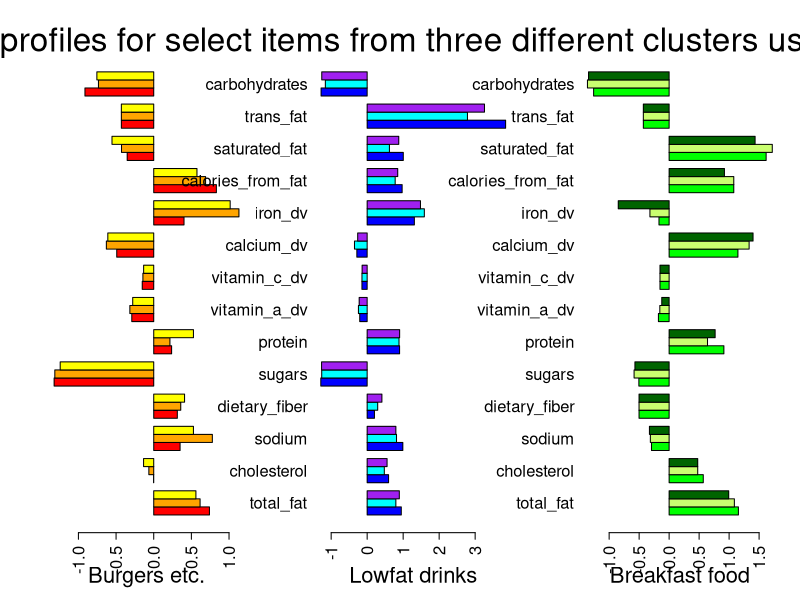

The R source for this figure:
library(plyr)
clusters_dpgmm= read.table("data/clusters-dpgmm.txt", sep=",", comment.char="", quote="")
normalized_mcdonalds = read.table("data/mcdonalds-normalized-data.txt", header = T, sep = "\t", comment.char = "", quote = "")
data = cbind(normalized_mcdonalds,clusters_dpgmm)
data = rename(data, c("V1"= "clusters"))
a=count(data$clusters)
b = seq(nrow(a))
b1 =cbind(b,a)
b1 = b1[,1:2]
data$clusters=b1$b[match(data$clusters, b1$x)]


cluster_burgers = data[data$clusters==5, ]
cluster_lowfat = data[data$clusters==1, ]
cluster_breakfast = data[data$clusters==9, ]


colors1 <- c("red", "orange", "yellow")
colors2 <- c("blue", "cyan", "purple")
colors3 <- c("green", "darkolivegreen1", "darkgreen")

#jpeg(file ="dpgmm.jpeg", width =1000, height =600)
png("plots/dpgmm.png", width =1200, height =600)
par(mfrow=c(1,3))

barplot(as.matrix(cluster_burgers[1:3,1:14]), beside=T, 
        xlab= "Burgers etc.", horiz=T,las =2,yaxt="n", col=colors1, cex.axis=1.5,
        cex.lab = 2)
barplot(as.matrix(cluster_lowfat[3:5,1:14]), beside=T,horiz=T, 
        xlab = "Lowfat drinks",las=2,col=colors2, cex.names=1.5, cex.axis=1.5,
        cex.lab = 2)
mtext("Nutritional profiles for select items from three different clusters using DPGMM",
      outer = F, cex=2)
barplot(as.matrix(cluster_breakfast[2:4,1:14]), beside=T,horiz=T, 
        xlab = "Breakfast food", las=2,col=colors3, cex.names=1.5, cex.axis=1.5,
        cex.lab = 2)
#dev.copy(png, "plot1.png")
dev.off()
